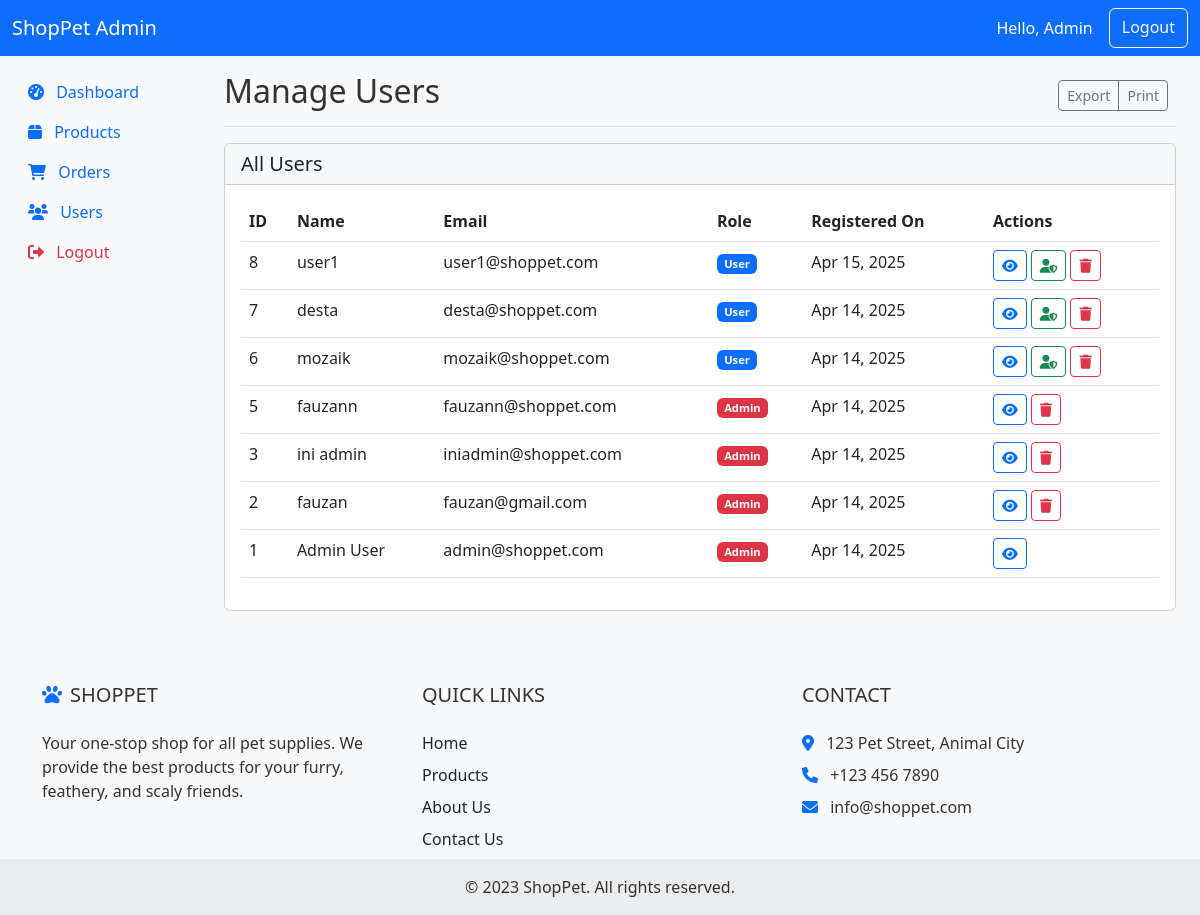
The page /admin/users.php (signed in) on the database its author committed.
### tables this page shows
CREATE TABLE `users` (
  `id` int(11) NOT NULL,
  `name` varchar(100) NOT NULL,
  `email` varchar(100) NOT NULL,
  `password` varchar(255) NOT NULL,
  `role` enum('user','admin') NOT NULL DEFAULT 'user',
  `created_at` datetime NOT NULL,
  `updated_at` datetime DEFAULT NULL,
  `profile_image` varchar(255) DEFAULT NULL
);

### admin/users.php (the view, shortened to what this page needs)
<?php
require_once '../config/database.php';
$usersQuery = "SELECT * FROM users ORDER BY created_at DESC";
$usersResult = $conn->query($usersQuery);
$users = $usersResult->fetch_all(MYSQLI_ASSOC);
?>
<!DOCTYPE html>
<html lang="en">
<head>
    <link href="https://cdn.jsdelivr.net/npm/bootstrap@5.3.0-alpha1/dist/css/bootstrap.min.css" rel="stylesheet">
    <link rel="stylesheet" href="https://cdnjs.cloudflare.com/ajax/libs/font-awesome/6.0.0/css/all.min.css">
    <link rel="stylesheet" href="../assets/css/style.css">
</head>
<body>
    <?php
    include '../admin/includes/header.php';
    ?>
    <div class="container-fluid">
        <div class="row">
            <div class="col-md-3 col-lg-2 d-md-block bg-light sidebar collapse">
                <div class="position-sticky pt-3">
                    <ul class="nav flex-column">
                        <li class="nav-item">
                            <a class="nav-link" href="index.php">
                                <i class="fas fa-tachometer-alt me-2"></i>
                                Dashboard
                            </a>
                        </li>
                        <li class="nav-item">
                            <a class="nav-link" href="products.php">
                                <i class="fas fa-box me-2"></i>
                                Products
                            </a>
                        </li>
                        <li class="nav-item">
                            <a class="nav-link" href="orders.php">
                                <i class="fas fa-shopping-cart me-2"></i>
                                Orders
                            </a>
                        </li>
                        <li class="nav-item">
                            <a class="nav-link active" href="users.php">
                                <i class="fas fa-users me-2"></i>
                                Users
                            </a>
                        </li>
                        <li class="nav-item">
                            <a class="nav-link text-danger" href="../logout.php">
                                <i class="fas fa-sign-out-alt me-2"></i>
                                Logout
                            </a>
                        </li>
                    </ul>
                </div>
            </div>
            <main class="col-md-9 ms-sm-auto col-lg-10 px-md-4">
                <div class="d-flex justify-content-between flex-wrap flex-md-nowrap align-items-center pt-3 pb-2 mb-3 border-bottom">
                    <h1 class="h2">Manage Users</h1>
                    <div class="btn-toolbar mb-2 mb-md-0">
                        <div class="btn-group me-2">
                            <button type="button" class="btn btn-sm btn-outline-secondary">Export</button>
                            <button type="button" class="btn btn-sm btn-outline-secondary">Print</button>
                        </div>
                    </div>
                </div>
                <div class="card">
                    <div class="card-header bg-light">
                        <h5 class="mb-0">All Users</h5>
                    </div>
                    <div class="card-body">
                        <div class="table-responsive">
                            <table class="table table-hover">
                                <thead>
                                    <tr>
                                        <th>ID</th>
                                        <th>Name</th>
                                        <th>Email</th>
                                        <th>Role</th>
                                        <th>Registered On</th>
                                        <th>Actions</th>
                                    </tr>
                                </thead>
                                <tbody>
                                    <?php if (!empty($users)): ?>
                                        <?php foreach ($users as $user): ?>
                                            <tr>
                                                <td><?php echo $user['id']; ?></td>
                                                <td><?php echo $user['name']; ?></td>
                                                <td><?php echo $user['email']; ?></td>
                                                <td>
                                                    <span class="badge bg-<?php echo $user['role'] === 'admin' ? 'danger' : 'primary'; ?>">
                                                        <?php echo ucfirst($user['role']); ?>
                                                    </span>
                                                </td>
                                                <td><?php echo date('M j, Y', strtotime($user['created_at'])); ?></td>
                                                <td>
                                                    <a href="view_user.php?id=<?php echo $user['id']; ?>" class="btn btn-sm btn-outline-primary">
                                                        <i class="fas fa-eye"></i>
                                                    </a>
                                                    <?php if ($user['role'] !== 'admin'): ?>
                                                        <a href="users.php?promote=<?php echo $user['id']; ?>" class="btn btn-sm btn-outline-success" onclick="return confirm('Are you sure you want to promote this user to admin?')">
                                                            <i class="fas fa-user-shield"></i>
                                                        </a>
                                                    <?php endif; ?>
                                                    <?php if ($user['id'] !== $_SESSION['user_id']): ?>
                                                        <a href="users.php?delete=<?php echo $user['id']; ?>" class="btn btn-sm btn-outline-danger" onclick="return confirm('Are you sure you want to delete this user?')">
                                                            <i class="fas fa-trash"></i>
                                                        </a>
                                                    <?php endif; ?>
                                                </td>
                                            </tr>
                                        <?php endforeach; ?>
                                    <?php else: ?>
                                        <tr>
                                            <td colspan="6" class="text-center">No users found</td>
                                        </tr>
                                    <?php endif; ?>
                                </tbody>
                            </table>
                        </div>
                    </div>
                </div>
            </main>
        </div>
    </div>
    <?php include '../includes/footer.php'; ?>
</body>
</html>

### admin/includes/header.php (shortened to what this page needs)
<header class="navbar navbar-expand-lg navbar-dark" style="background-color: #0d6efd;">
    <div class="container-fluid">
        <a class="navbar-brand" href="#">ShopPet Admin</a>
        <div class="d-flex">
            <span class="navbar-text text-white me-3">
                Hello, <?php echo htmlspecialchars($_SESSION['username'] ?? 'Admin'); ?>
            </span>
            <a href="../logout.php" class="btn btn-outline-light">Logout</a>
        </div>
    </div>
</header>

### includes/footer.php
<footer class="bg-light text-center text-lg-start mt-5 pt-4">
    <div class="container">
        <div class="row">
            <div class="col-lg-4 col-md-12 mb-4 mb-md-0">
                <h5 class="text-uppercase mb-4">
                    <i class="fas fa-paw me-2 text-primary"></i>ShopPet
                </h5>
                <p>
                    Your one-stop shop for all pet supplies. We provide the best products for your furry, feathery, and scaly friends.
                </p>
            </div>
            <div class="col-lg-4 col-md-6 mb-4 mb-md-0">
                <h5 class="text-uppercase mb-4">Quick Links</h5>
                <ul class="list-unstyled mb-0">
                    <li class="mb-2">
                        <a href="index.php" class="text-decoration-none text-dark">Home</a>
                    </li>
                    <li class="mb-2">
                        <a href="products.php" class="text-decoration-none text-dark">Products</a>
                    </li>
                    <li class="mb-2">
                        <a href="about.php" class="text-decoration-none text-dark">About Us</a>
                    </li>
                    <li class="mb-2">
                        <a href="contact.php" class="text-decoration-none text-dark">Contact Us</a>
                    </li>
                </ul>
            </div>
            <div class="col-lg-4 col-md-6 mb-4 mb-md-0">
                <h5 class="text-uppercase mb-4">Contact</h5>
                <ul class="list-unstyled">
                    <li class="mb-2">
                        <i class="fas fa-map-marker-alt me-2 text-primary"></i>
                        123 Pet Street, Animal City
                    </li>
                    <li class="mb-2">
                        <i class="fas fa-phone me-2 text-primary"></i>
                        +123 456 7890
                    </li>
                    <li class="mb-2">
                        <i class="fas fa-envelope me-2 text-primary"></i>
                        info@shoppet.com
                    </li>
                </ul>
            </div>
        </div>
    </div>
    <div class="text-center p-3" style="background-color: rgba(0, 0, 0, 0.05);">
        © 2023 ShopPet. All rights reserved.
    </div>
</footer>

### assets/css/style.css (style rules this page uses)
body { font-family: 'Segoe UI', Tahoma, Geneva, Verdana, sans-serif; color: #333; background-color: #f8f9fa; }
.badge { font-size: 0.7rem; }

### rows shown on the page
users: id "8", name "user1", email "user1@shoppet.com", role "User", created_at "Apr 15, 2025"
users: id "7", name "desta", email "desta@shoppet.com", role "User", created_at "Apr 14, 2025"
users: id "6", name "mozaik", email "mozaik@shoppet.com", role "User", created_at "Apr 14, 2025"
users: id "5", name "fauzann", email "fauzann@shoppet.com", role "Admin", created_at "Apr 14, 2025"
users: id "3", name "ini admin", email "iniadmin@shoppet.com", role "Admin", created_at "Apr 14, 2025"
users: id "2", name "fauzan", email "fauzan@gmail.com", role "Admin", created_at "Apr 14, 2025"
users: id "1", name "Admin User", email "admin@shoppet.com", role "Admin", created_at "Apr 14, 2025"

### other values the page prints
$_SESSION['username'] "Admin"
